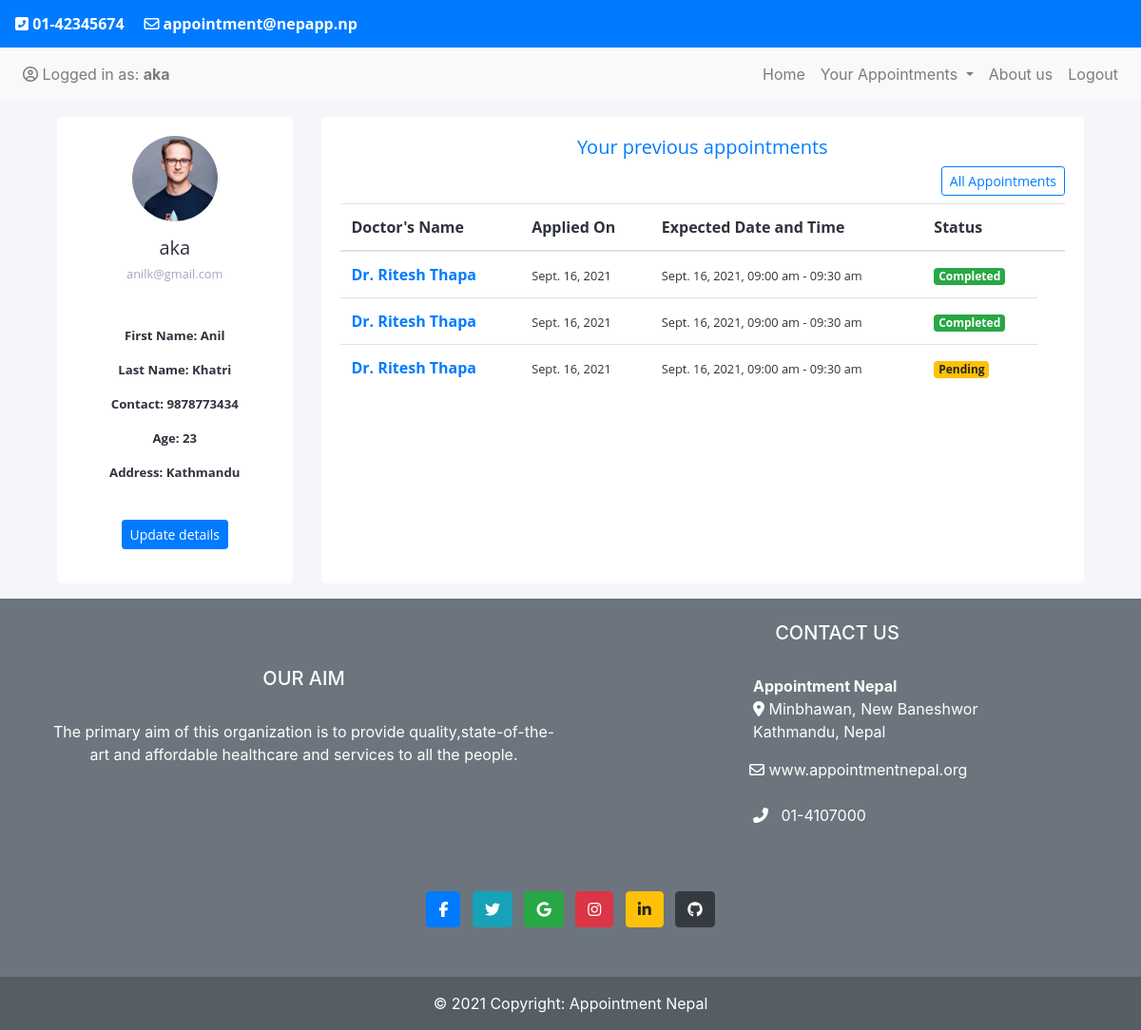
The page /app/profile (signed in) on the database its author committed.
### accounts/models.py (models this page shows, shortened)
class AppUser(models.Model):
    user = models.OneToOneField(User, on_delete=models.CASCADE, related_name='appuser')
    profile_pic= models.ImageField(upload_to='user_pics', null=True, blank=True)
    address= models.CharField(max_length=255, null=True)
    age= models.PositiveIntegerField(null=True)
    contact= models.CharField(max_length=10, null=True)
    @property
    def imageUrl(self):
        try:
            url=self.profile_pic.url
        except:
            url=''
        return url

class DoctorUser(models.Model):
    user = models.OneToOneField(User, on_delete=models.CASCADE, related_name='doctor')
    dob= models.DateField(null=True)
    total_experience_years= models.PositiveIntegerField(null=True)
    address= models.CharField(max_length=255, null=True)
    contact= models.CharField(max_length=10, null=True)
    maximum_degree= models.ImageField(upload_to='doctors_degree',null=False)
    specilization=models.ForeignKey(Specilization,null=False, on_delete=models.CASCADE)
    profile_pic= models.ImageField(upload_to='doctors_pics', null=True, blank=True)
    admin_approve=models.BooleanField(default=False)

### mainapp/models.py (models this page shows, shortened)
class Appointment (models.Model):
    user= models.ForeignKey(User,on_delete=models.CASCADE)
    name=models.CharField(max_length=200, null=True)
    phonenumber=models.CharField(max_length=15, null=True)
    email=models.EmailField( null=True)
    age=models.PositiveIntegerField( null=True)
    address=models.CharField(max_length=200, null=True)
    desc=models.TextField( null=True)
    date=models.DateField(null=True)
    time= models.CharField(max_length=20, null=True,choices=times )
    seen=models.BooleanField(default=False)
    response=models.TextField(null=True)
    doctor=models.ForeignKey(DoctorUser,on_delete=models.CASCADE, null=True)
    applied_date=models.DateField(auto_now_add=True, blank=True, null=True)

### mainapp/views.py (the view)
# urls.py: path('profile',views.profile, name='profile'),
def profile(request):
    user=request.user
    appointments=Appointment.objects.filter(user=user).order_by('-id')
    context={
        'appointments':appointments
    }
    return render(request,'mainapp/profile.html',context)

### templates/mainapp/profile.html (shortened to what this page needs)
{% extends 'mainapp/base.html' %}
{% load static %}
{% block navblock %}
{% include 'mainapp/messages.html' %}
<div class="ok container my-3">
    <div class="container">
        <div class="row gutters">
        <div class="col-xl-3 col-lg-3 col-md-12 col-sm-12 col-12">
        <div class="card h-100">
            <div class="card-body">
                <div class="account-settings">
                    <div class="user-profile">
                        <div class="user-avatar">
                            <img src="{{request.user.appuser.imageUrl}}" alt="Maxwell Admin">
                        </div>
                        <h5 class="user-name">{{request.user.username}}</h5>
                        <h6 class="user-email">{{request.user.email}}</h6>
                    </div>
                    <div class="about">
                        <p>First Name: {{request.user.first_name}}</p>
                        <p>Last Name: {{request.user.last_name}}</p>
                        <p>Contact: {{request.user.appuser.contact}}</p>
                        <p>Age: {{request.user.appuser.age}}</p>
                        <p>Address: {{request.user.appuser.address}}</p>
                        <br>
                        <a href="{% url  'accounts:profileupdate' user.appuser.id  %}" class="btn btn-primary btn-sm">Update details</a>
                    </div>
                </div>
            </div>
        </div>
        </div>
        <div class="col-xl-9 col-lg-9 col-md-12 col-sm-12 col-12">
        <div class="card h-100">
            <div class="card-body">
                <div class="row gutters">
                    <div class="col-xl-12 col-lg-12 col-md-12 col-sm-12 col-12">
                        <h5 class="mb-2 text-primary text-center fw-light ">Your previous appointments</h5>
                    </div>
                    <div class="col-xl-12 col-lg-12 col-md-12 col-sm-12 col-12">
                        <div class="text-right">
                            <a href="/app/oldappointment" class="btn btn-outline-primary btn-sm">All Appointments</a><br>
                        </div>
                    </div>
                    <div class="container mt-2">
                        <table class="table">
                            <thead>
                              <tr>
                                <th scope="col">Doctor's Name</th>
                                <th scope="col">Applied On</th>
                                <th scope="col">Expected Date and Time</th>
                                <th scope="col">Status</th>
                                <th></th>
                              </tr>
                            </thead>
                            <tbody style="font-weight: normal;">
                                {% for i in appointments %}
                                <tr>
                                    <th><a href="{% url 'mainapp:response' id=i.id %}">Dr.  {{ i.doctor.user.first_name}} {{ i.doctor.user.last_name}}</a></th>
                                    <td><small>{{ i.applied_date}}</small></td>
                                    <td><small>{{ i.date}}, {{i.time}}</small></td>
                                    {% if not i.response == None%}
                                    <td > <small class='badge badge-success badge-sm'>Completed</small></td>
                                    {% else%}
                                    <td> <small class='badge badge-warning badge-sm'>Pending</small> </td>
                                    {% endif%}
                                  </tr>
                              {% empty %}
                            <tr>
                                <td><h5 class="text-center my-4 text-secondary">No prevoius appointments</h5></td>
                            </tr>
                            {% endfor %}
                            </tbody>
                          </table>
                    </div>
                </div>
            </div>
        </div>
        </div>
        </div>
        </div>
</div>
{% include 'mainapp/footer.html' %}
{% endblock %}

### templates/mainapp/base.html (shortened to what this page needs)
<!doctype html>
{% load static %}
<html lang="en">
  <head>
    <link rel="stylesheet" href="https://maxcdn.bootstrapcdn.com/bootstrap/4.0.0/css/bootstrap.min.css">
    <link href="{% static 'mainapp/css/navbar.css'   %}" rel="stylesheet" type="text/css" />
    <link href="{% static 'mainapp/css/appoint.css'   %}" rel="stylesheet" type="text/css" />
  </head>
  <body>
   <nav class="navbar navbar-dark bg-primary justify-content-between ">
    <a class="navbar-brand ok" href="#"><i class="fas fa-phone-square-alt"></i> 01-42345674 &nbsp;   &nbsp;  <i class="far fa-envelope"></i> appointment@nepapp.np</a>
  </nav>
  <nav class="navbar navbar-expand-lg navbar-light bg-light sticky-top" >
    <div class="collapse navbar-collapse" id="navbarNavDropdown">
      <ul class="navbar-nav ">
        {% if user.is_authenticated %}
      <li class="nav-item">
        <a class="nav-link" href="{% url 'mainapp:profile'%}"><i class="far fa-user-circle"></i>&nbsp;Logged in as: <b>{{user.username}}</b></a>
      </li>
    {% endif %}
      </ul>
      <ul class="navbar-nav ml-auto">
        <li class="nav-item {{active_home}}">
          <a class="nav-link" href="{% url 'mainapp:home'%}">Home <span class="sr-only">(current)</span></a>
        </li>
        <li class="nav-item dropdown {{active_appointment}}">
          <a class="nav-link dropdown-toggle" href="#" id="navbarDropdownMenuLink" data-toggle="dropdown" aria-haspopup="true" aria-expanded="false">
             Your Appointments
          </a>
        </li>
        <li class="nav-item {{active_about}}">
          <a class="nav-link" href="{% url 'mainapp:about'%}">About us</a>
        </li>
        {% if user.is_authenticated %}
        <li class="nav-item {{active_logout}}">
          <a class="nav-link" href="{% url 'accounts:logout'%}">Logout</a>
        </li>
        {% endif %}
      </ul>
    </div>
  </nav>
  </body>
{% block navblock %}
{% endblock %}
</html>

### statics/mainapp/css/navbar.css (style rules this page uses)
* { overflow-x: wrap; }
.ok { font-family: 'Open Sans', sans-serif; font-size: 1em; font-weight: bold; }

### statics/mainapp/css/appoint.css (style rules this page uses)
body { width: 100%; height: 100%; }
.ok { font-family: 'Open Sans', sans-serif; font-size: 1em; font-weight: bold; }

### templates/mainapp/profile.html (style rules this page uses)
body { margin: 0; color: #2e323c; background: #f5f6fa; position: relative; height: 100%; }
.account-settings .user-profile { margin: 0 0 1rem 0; padding-bottom: 1rem; text-align: center; }
.account-settings .user-profile .user-avatar { margin: 0 0 1rem 0; }
.account-settings .user-profile .user-avatar img { width: 90px; height: 90px; -webkit-border-radius: 100px; -moz-border-radius: 100px; border-radius: 100px; }
.account-settings .user-profile h5.user-name { margin: 0 0 0.5rem 0; }
.account-settings .user-profile h6.user-email { margin: 0; font-size: 0.8rem; font-weight: 400; color: #9fa8b9; }
.account-settings .about { margin: 2rem 0 0 0; text-align: center; }
.account-settings .about p { font-size: 0.825rem; }
.card { background: #ffffff; -webkit-border-radius: 5px; -moz-border-radius: 5px; border-radius: 5px; border: 0; margin-bottom: 1rem; }

### rows shown on the page
Appointment: doctor.user.first_name "Ritesh", doctor.user.last_name "Thapa", applied_date "Sept. 16, 2021", date "Sept. 16, 2021", time "09:00 am - 09:30 am", response "Completed"
Appointment: doctor.user.first_name "Ritesh", doctor.user.last_name "Thapa", applied_date "Sept. 16, 2021", date "Sept. 16, 2021", time "09:00 am - 09:30 am", response "Completed"
Appointment: doctor.user.first_name "Ritesh", doctor.user.last_name "Thapa", applied_date "Sept. 16, 2021", date "Sept. 16, 2021", time "09:00 am - 09:30 am", shows "Pending"

### other values the page prints
{{ user.username }} "aka"
{{ request.user.username }} "aka"
{{ request.user.email }} "anilk@gmail.com"
{{ request.user.first_name }} "Anil"
{{ request.user.last_name }} "Khatri"
{{ request.user.appuser.contact }} "9878773434"
{{ request.user.appuser.age }} "23"
{{ request.user.appuser.address }} "Kathmandu"
